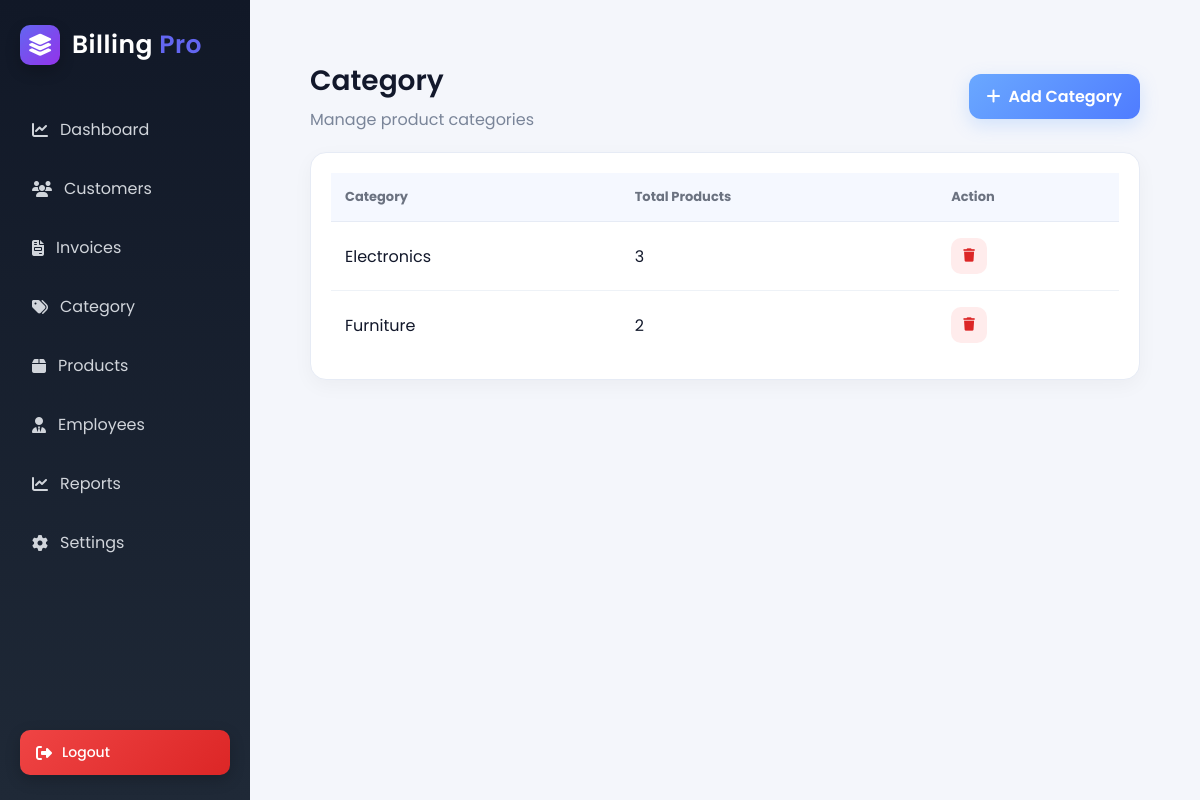
The page /category/ on the database its author committed.
### organisation/models.py (models this page shows, shortened)
class Category(models.Model):
    name = models.CharField(max_length=100)

### organisation/views.py (the view)
# urls.py: path('category/', views.category_list, name='category_list'),
def category_list(request):
    if request.method == "POST":
        name = request.POST.get('name')
        if name:
            Category.objects.create(name=name)
        messages.success(request, "Category added successfully")
        return redirect('category_list')
    category = Category.objects.all()
    return render(request, 'category.html', {'category': category})

### organisation/templates/category.html (shortened to what this page needs)
{% extends 'base.html' %}
{% load static %}
{% block content %}
<div class="product-list-wrapper">
    <div class="product-header">
        <div>
            <h1>Category</h1>
            <p>Manage product categories</p>
        </div>
        <a href="{% url 'category_list' %}?add=true" class="btn-add">
            <i class="fa fa-plus"></i> Add Category
        </a>
    </div>
    <div class="product-card">
        <table class="product-table">
            <thead>
                <tr>
                    <th>Category</th>
                    <th>Total Products</th>
                    <th>Action</th>
                </tr>
            </thead>
            <tbody>
                {% for c in category %}
                <tr>
                    <td>{{ c.name }}</td>
                    <td>{{ c.product_set.count }}</td>
                    <td>
                        <div class="action-btns">
                            <form action="{% url 'delete_category' c.id %}" method="POST">
                                <button type="submit" class="action-btn btn-delete"
                                    onclick="return confirm('Delete this category?')">
                                    <i class="fa fa-trash"></i>
                                </button>
                            </form>
                        </div>
                    </td>
                </tr>
                {% empty %}
                <tr>
                    <td colspan="4" class="no-data">
                        No categories found
                    </td>
                </tr>
                {% endfor %}
            </tbody>
        </table>
    </div>
</div>
{% endblock %}

### organisation/static/css/dashboard.css (style rules this page uses)
* { margin:0; padding:0; box-sizing:border-box; font-family:'Poppins',sans-serif; }
body { background:#f4f6fb; }
.product-header h1 { font-size:28px; font-weight:600; }
.product-header p { color:#6b7280; margin-top:5px; }
.product-card { background:white; border-radius:16px; padding:25px; margin-top:20px; box-shadow:0 10px 25px rgba(0,0,0,0.08); }
.product-table { width:100%; border-collapse:collapse; }
.product-table th { background:#f9fafb; padding:12px; font-size:13px; border-bottom:1px solid #eee; }
.product-table td { padding:10px; }

### organisation/templates/category.html (style rules this page uses)
.product-list-wrapper { padding: 20px; }
.product-header { display: flex; justify-content: space-between; align-items: center; margin-bottom: 20px; }
.product-header h1 { color: #12182b; }
.product-header p { color: #7a8599; }
.btn-add { background: linear-gradient(135deg, #6aa8ff, #4f7cff); color: white; padding: 10px 18px; border-radius: 12px; font-weight: 600; text-decoration: none; display: flex; align-items: center; gap: 8px; box-shadow: 0 6px 18px rgba(106,168,255,0.25); transition: 0.3s ease; }
.product-card { background: #ffffff; border-radius: 16px; padding: 20px; border: 1px solid #e6ebf5; box-shadow: 0 6px 20px rgba(0,0,0,0.04); }
.product-table { width: 100%; border-collapse: collapse; }
.product-table th { text-align: left; padding: 14px; font-size: 13px; color: #6b7280; background: #f5f8ff; border-bottom: 1px solid #e6ebf5; }
.product-table td { padding: 16px 14px; border-top: 1px solid #eef2f7; color: #12182b; }
.action-btns { display: flex; gap: 10px; }
.action-btn { width: 36px; height: 36px; display: flex; align-items: center; justify-content: center; border-radius: 10px; text-decoration: none; }
.btn-delete { background: #ffecec; border: none; cursor: pointer; }
.btn-delete i { color: #dc2626; }

### rows shown on the page
Category: name "Electronics", product_set.count "3"
Category: name "Furniture", product_set.count "2"
